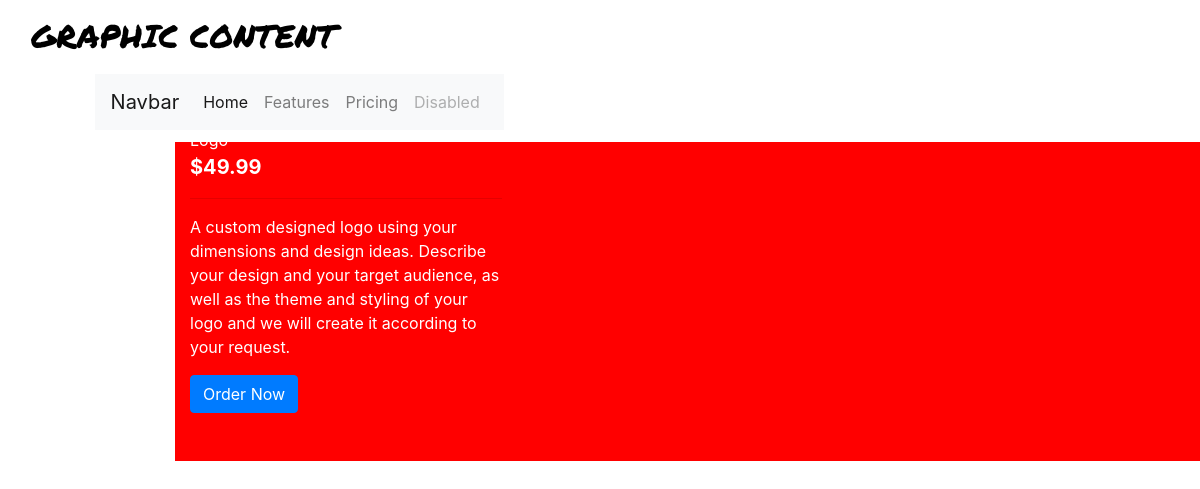
/products/1, run on the app's committed database.
### products/models.py (models this page shows, shortened)
class Product(models.Model):
    service_type = models.CharField(max_length=254)
    price = models.DecimalField(max_digits=6, decimal_places=2)
    description = models.TextField(null=True)

### products/views.py (the view)
# urls.py: path('<product_id>', views.product_detail, name='product_detail'),
def product_detail(request, product_id):
    product = get_object_or_404(Product, pk=product_id)
    context = {
        'product': product,
    }
    return render(request, 'products/product_detail.html', context)

### products/templates/products/product_detail.html (shortened to what this page needs)
{% extends "base.html" %}
{% load static %}
{% block content %}
        <div class="container-fluid">
            <div class="row" id="product-details">
                <div class="col-12 col-md-6 col-lg-4">
                    <div class="product-details-container mb-5 mt-md-5">
                        <p class="mb-0">{{ product.service_type }}</p>
                        <p class="lead mb-0 text-left font-weight-bold">${{ product.price }}</p>
                        <hr>
                        <p>{{ product.description }}</p>
                        <a class="btn btn-primary" href="{% url 'checkout' product.id %}" role="button">Order Now</a>
                    </div>
                </div>
            </div>
        </div>
{% endblock %}

### static/css/base.css (style rules this page uses)
html { height: 100%; }
body { background: url('/media/background_image.jpg') no-repeat center center fixed; background-size: cover; height: calc(100vh - 164px); }
#product-details { padding-top: 5rem; margin-left: 10rem; background-color: red; color: white; }

### data on the page
Product: price "49.99", description "A custom designed logo using your dimensions and design ideas. Describe your design and your target audience, as well as the theme and styling of your logo and we will create it according to your request."
